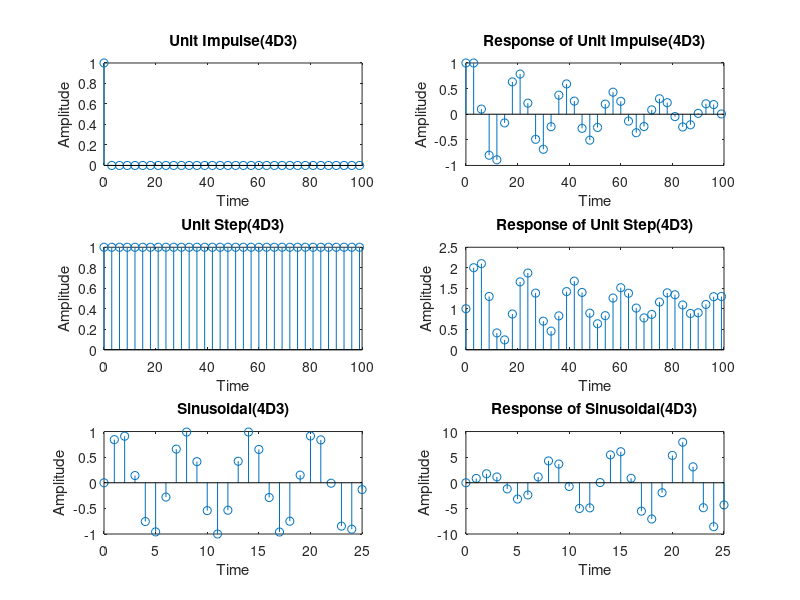
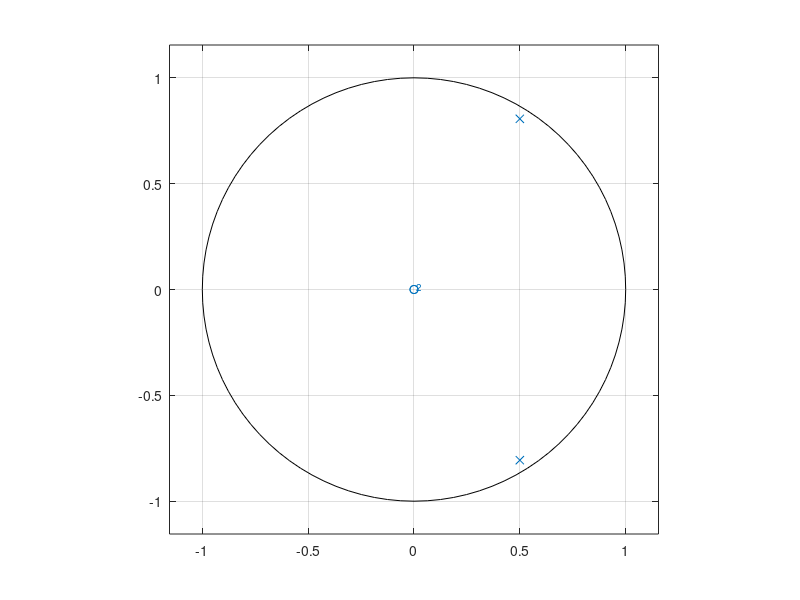

MATLAB code to generate these figures, in order:
close all
clear all4G4

b = [1];

a = [1 -1 0.9];

n = 0:3:100;

x1 = 1.*(n==0)+0.*(n~=0);
y1 = filter(b,a,x1);

subplot(3,2,1);
stem(n,x1);
xlabel("Time");
ylabel("Amplitude");
title("Unit Impulse(4D3)");

subplot(3,2,2);
stem(n,y1);
xlabel("Time");
ylabel("Amplitude");
title("Response of Unit Impulse(4D3)");

x2 = 1.*(n>=0)+0.*(n<0);
y2 = filter(b,a,x2);

subplot(3,2,3);
stem(n,x2);
xlabel("Time");
ylabel("Amplitude");
title("Unit Step(4D3)");

subplot(3,2,4);
stem(n,y2);
xlabel("Time");
ylabel("Amplitude");
title("Response of Unit Step(4D3)");

n = 0:1:8*pi;

x3 = sin(n);
y3 = filter(b,a,x3);

subplot(3,2,5);
stem(n,x3);
xlabel("Time");
ylabel("Amplitude");
title("Sinusoidal(4D3)");

subplot(3,2,6);
stem(n,y3);
xlabel("Time");
ylabel("Amplitude");
title("Response of Sinusoidal(4D3)");


figure;
zplane(b,a);